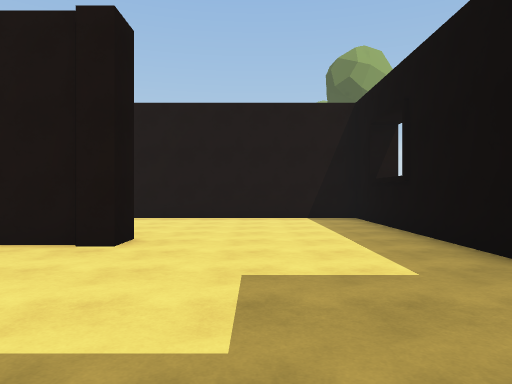
[1] (above)

16 first-person views from a walk through a scene from a Unity 3-D project. The camera is 1.4 m above the floor, looks level and sees 70° across. The floor is counted in squares, 2 m on a side. Each view is taken from the middle of a square. On the plan, view 1 faces up. The plan holds only what a view shows up to about 11 squares ahead; the rest is blank. The place goes on beyond the plan. The player is left out.

[2]
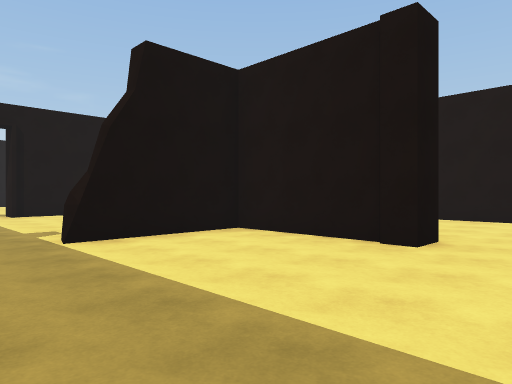

[3]
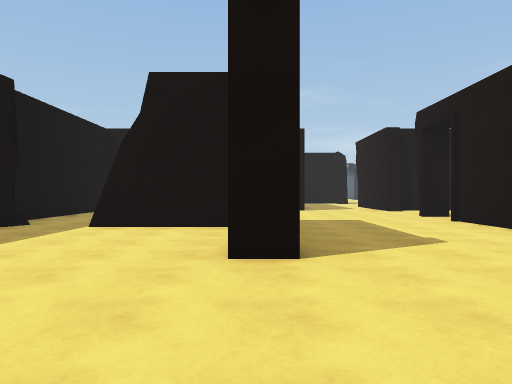

[4]
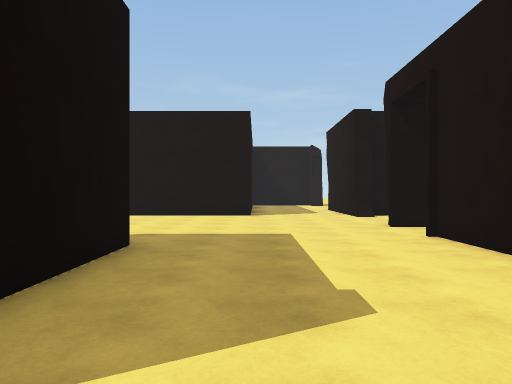

[5]
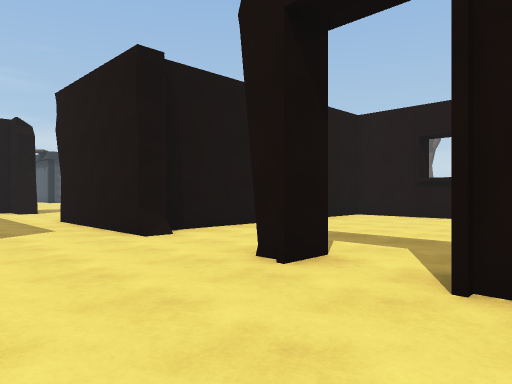

[6]
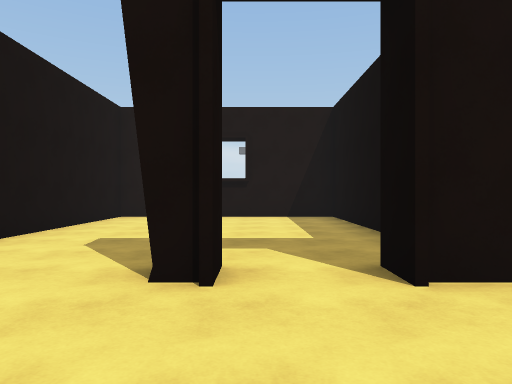

[7]
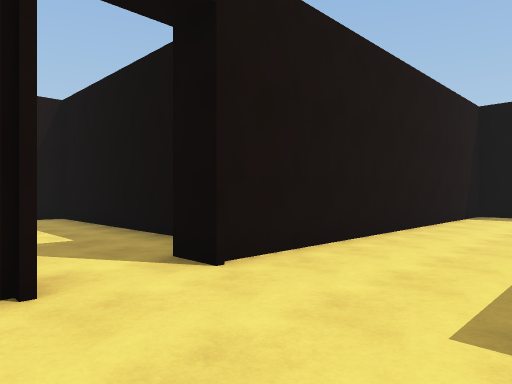

[8]
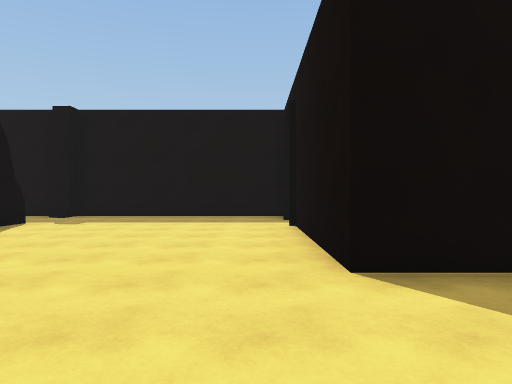

[9]
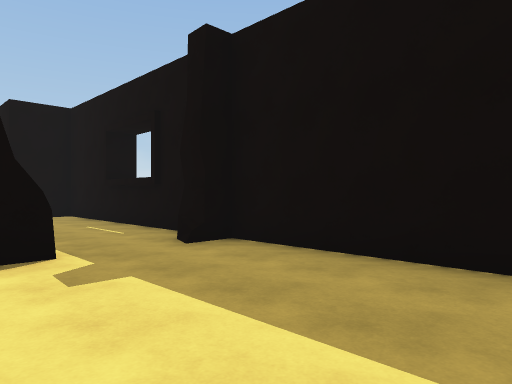

[10]
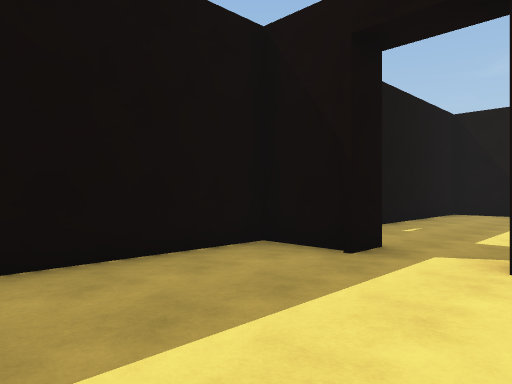

[11]
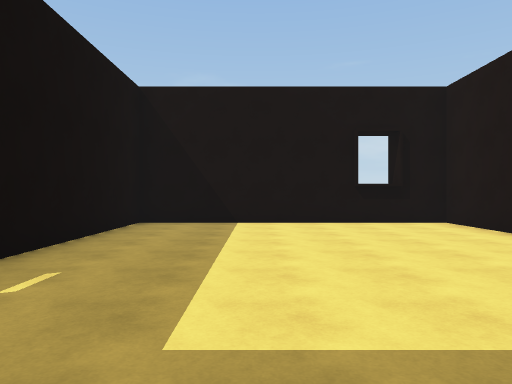

[12]
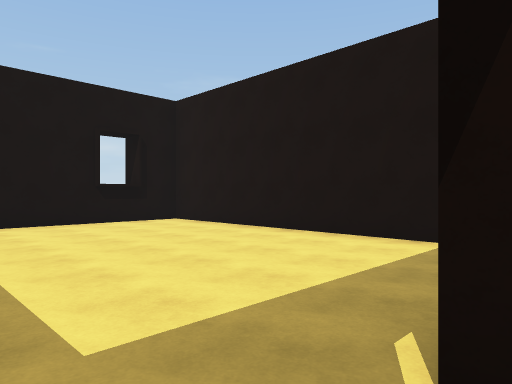

[13]
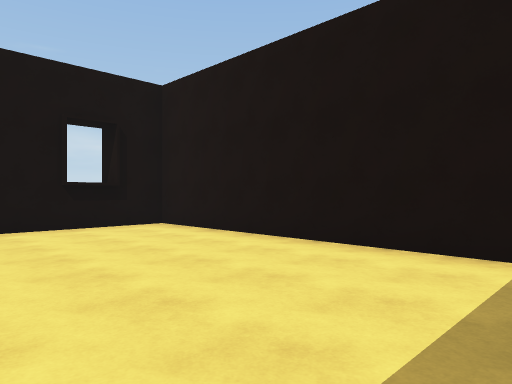

[14]
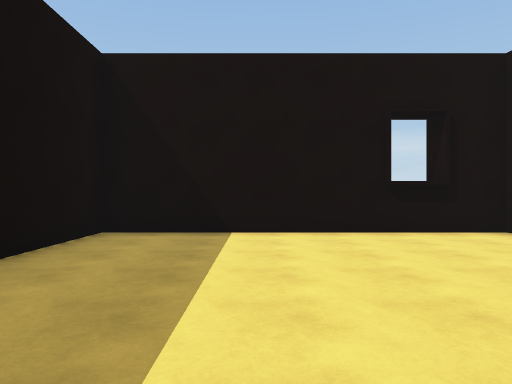

[15]
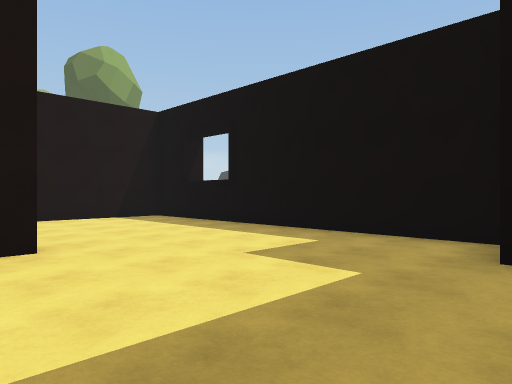

[16]
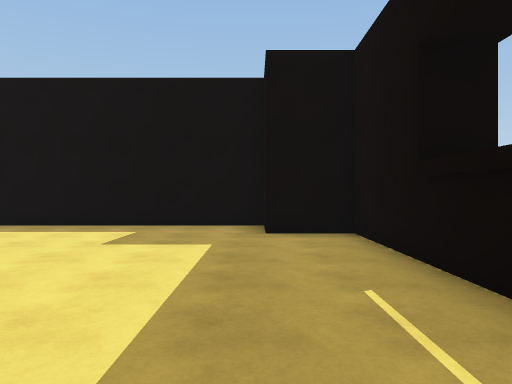

### Floor plan
Ten units are one square. View 1 is at (0, 0); x grows to the right and y downward. Boxes are objects, and circles mark ways between rooms. Rooms are numbered by the first view taken in them; rooms with no view inside come last. Other rooms are left out.
<svg viewBox="-208 -178 240 190">
<path fill="none" stroke="#000" d="M-59 -53 -34 -53M-83 -105 -83 -98 -90 -98M-18 -55 -18 -48 -53 -48 -53 -19 -58 -18 -58 -26M-58 -120 -58 -173 -118 -173 -118 -104M-118 -68 -118 -23 -125 -23M-115 -104 -115 -98M-59 1 -54 1M-59 2 -53 1M-51 7 12 7 12 -9M-125 -8 -118 -8 -118 7 -58 7 -58 -1M16 -8 27 -8 27 -98 -68 -98 -68 -105M-115 -103 -115 -98M-58 -1 -52 0M-138 -63 -203 -63 -203 7 -155 7"/>
<circle cx="-120" cy="-15" r="3" fill="#2a7"/>
<text x="-60" y="-70">1</text>
<text x="-160" y="-30">2</text>
</svg>
Room 1 opens to room 2.

Where each view was taken, in squares from view 1:
view 1: 0 up, 0 right, facing up
view 2: 0 up, 0 right, facing up-left
view 3: 5 up, 2 right, facing left
view 4: 7 up, 1 left, facing left
view 5: 7 up, 6 left, facing up-left
view 6: 7 up, 8 left, facing up
view 7: 7 up, 9 left, facing up-right
view 8: 10 up, 11 left, facing down
view 9: 3 up, 10 left, facing down-right
view 10: 3 up, 8 left, facing down-left
view 11: 2 up, 12 left, facing left
view 12: 1 up, 12 left, facing up-left
view 13: 2 up, 13 left, facing up-left
view 14: 2 up, 14 left, facing left
view 15: 0 up, 3 left, facing up-right
view 16: 1 up, 5 left, facing right
